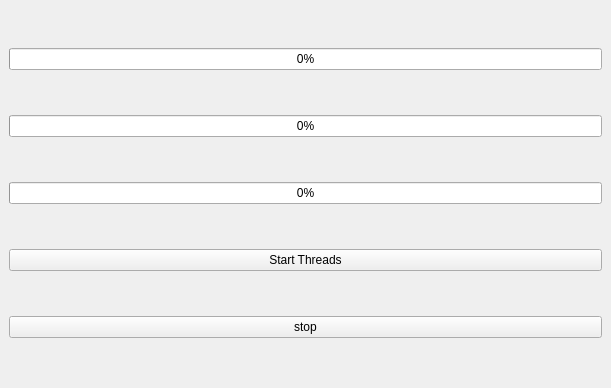
<?xml version="1.0" encoding="UTF-8"?>
<ui version="4.0">
 <class>MainWindow</class>
 <widget class="QMainWindow" name="MainWindow">
  <property name="geometry">
   <rect>
    <x>0</x>
    <y>0</y>
    <width>611</width>
    <height>388</height>
   </rect>
  </property>
  <property name="windowTitle">
   <string>Threads Testing</string>
  </property>
  <widget class="QWidget" name="centralwidget">
   <layout class="QVBoxLayout" name="verticalLayout">
    <item>
     <widget class="QProgressBar" name="progressBar">
      <property name="baseSize">
       <size>
        <width>0</width>
        <height>0</height>
       </size>
      </property>
      <property name="toolTip">
       <string/>
      </property>
      <property name="value">
       <number>0</number>
      </property>
      <property name="textVisible">
       <bool>true</bool>
      </property>
      <property name="format">
       <string>%p%</string>
      </property>
     </widget>
    </item>
    <item>
     <widget class="QProgressBar" name="progressBar_2">
      <property name="value">
       <number>0</number>
      </property>
     </widget>
    </item>
    <item>
     <widget class="QProgressBar" name="progressBar_3">
      <property name="value">
       <number>0</number>
      </property>
     </widget>
    </item>
    <item>
     <widget class="QPushButton" name="pushButton">
      <property name="text">
       <string>Start Threads</string>
      </property>
     </widget>
    </item>
    <item>
     <widget class="QPushButton" name="btn_stop">
      <property name="text">
       <string>stop</string>
      </property>
      <property name="checkable">
       <bool>false</bool>
      </property>
      <property name="flat">
       <bool>false</bool>
      </property>
     </widget>
    </item>
   </layout>
  </widget>
 </widget>
 <resources/>
 <connections/>
</ui>
